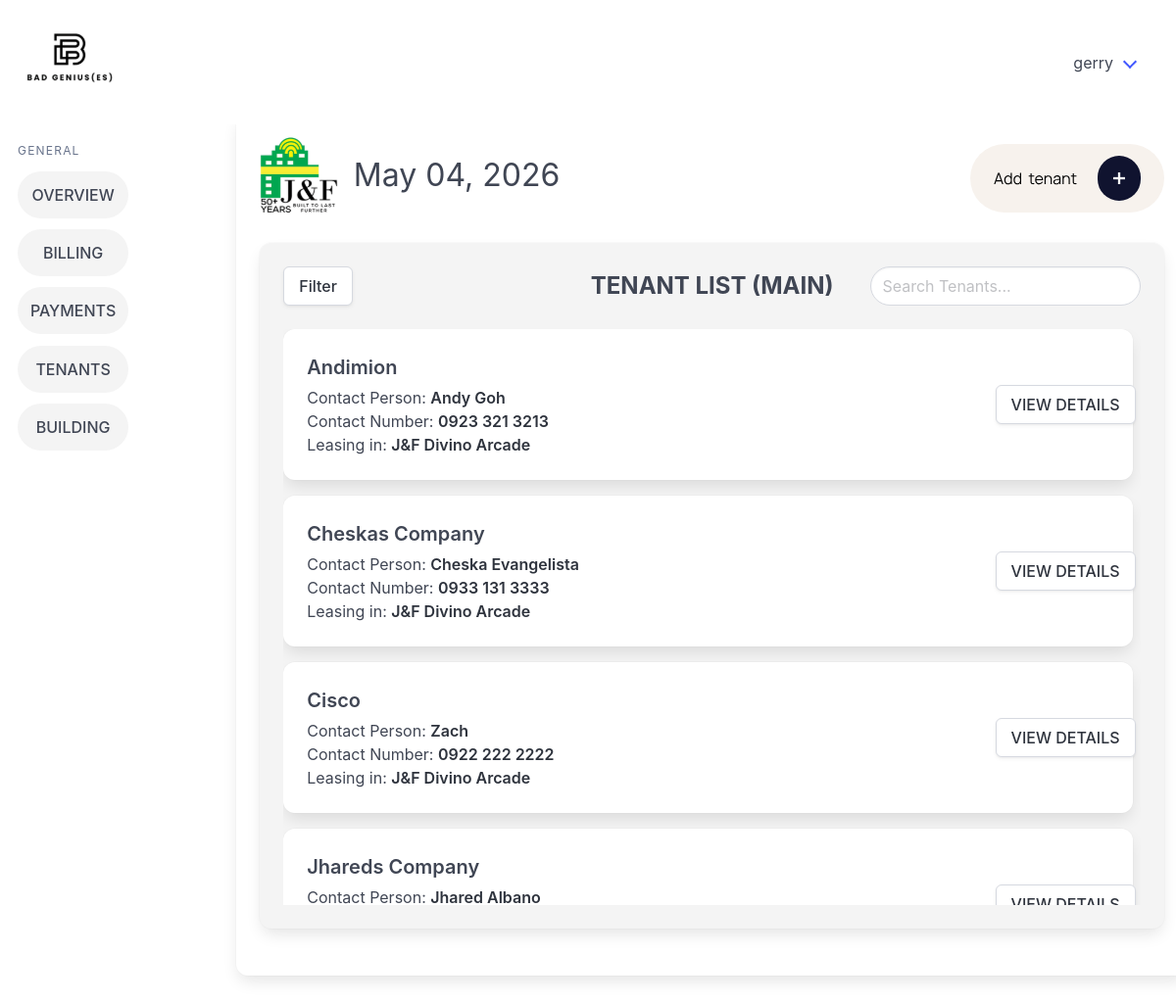
Screenshot of /tenants_main/ (signed in) with the database file from the repository.
### billingApp/models.py (models this page shows, shortened)
class Tenant(models.Model):
    companyName = models.CharField(max_length=100, null=True, blank=True)
    contactPerson = models.CharField(max_length=100)
    phoneNumber = models.CharField(max_length=12)
    email = models.CharField(max_length=50)
    carryover_balance = models.DecimalField(max_digits=12, decimal_places=2, default=Decimal('0.00'))
    modified_by = models.ForeignKey("Account", on_delete=models.SET_NULL, null=True, blank=True, related_name="+")
    modified_at = models.DateTimeField(auto_now=True, null=True, blank=True)
    objects = models.Manager

class Building(models.Model):
    buildingName = models.CharField(max_length=26, unique=True)
    signageCapacity = models.IntegerField(default=0)
    parkingCapacity = models.IntegerField(default=0)
    buildingAddress = models.CharField(max_length=50)
    modified_by = models.ForeignKey("Account", on_delete=models.SET_NULL, null=True, blank=True, related_name="+")
    modified_at = models.DateTimeField(auto_now=True, null=True, blank=True)
    objects = models.Manager

### billingApp/views.py (the view)
# urls.py: path('tenants_main/', views.tenants_main, name='tenants_main'),
@login_required
def tenants_main(request):
    building_filter = request.GET.get("building")
    lease_status_filter = request.GET.get("lease_status")
    tenant_objects = Tenant.objects.all().order_by('companyName', 'contactPerson')
    active_leases = Lease.objects.filter(pastLease=False).select_related('tenantName', 'buildingName')
    if building_filter:
        tenant_objects = tenant_objects.filter(
            lease__buildingName_id=building_filter,
            lease__pastLease=False
        ).distinct()
    if lease_status_filter == "active":
        tenant_objects = tenant_objects.filter(lease__pastLease=False).distinct()
    elif lease_status_filter == "none":
        tenant_objects = tenant_objects.exclude(lease__pastLease=False).distinct()
    lease_by_tenant_id = {lease.tenantName_id: lease for lease in active_leases}
    for t in tenant_objects:
        if not (t.companyName or "").strip():
            t.companyName_display = t.contactPerson
        else:
            t.companyName_display = t.companyName
        active_lease = lease_by_tenant_id.get(t.id)
        if active_lease:
            t.buildingName_display = active_lease.buildingName.buildingName
        else:
            t.buildingName_display = "No active lease"
    buildings = Building.objects.all()
    date_today = get_date_today()
    return render(
        request,
        'billingApp/tenants_main.html',
        {
            'tenants': tenant_objects,
            'date_today': date_today,
            'buildings': buildings,
            'selected_building': building_filter,
            'selected_lease_status': lease_status_filter,
        }
    )

### billingApp/views.py (called while the page is built)
def get_date_today():
    from datetime import datetime
    return datetime.now().strftime("%B %d, %Y")

### billingApp/templates/billingApp/tenants_main.html (shortened to what this page needs)
{% extends 'billingApp/base.html' %} {% load static %} {% block content %}
<div class="column is-3 pt-5 has-text-right">
  <a href="{% url 'add_tenant' %}">
  </a>
</div>
</div>
<div class="columns">
  <div class="column">
    <div class="card card2 tenant-panel">
      <div class="card-content tenant-panel-content">
        <div class="columns is-vcentered">
          <div class="column">
            <div class="dropdown" id="filterDropdown">
              <div class="dropdown-trigger">
                <button class="button" onclick="toggleFilter()" type="button">
                  Filter
                </button>
              </div>
            </div>
          </div>
          <div class="column">
            <h1 class="is-size-4 has-text-weight-bold has-text-centered">TENANT LIST (MAIN)</h1>
          </div>
          <div class="column has-text-right">
            <input id="searchInput" type="text" class="input searchInput" placeholder="Search Tenants..." />
          </div>
        </div>
        <div class="tenant-list-scroll">
          {% for t in tenants %}
          <div class="card mb-4">
            <div class="card-content">
              <div class="columns is-multiline is-vcentered">
                <div class="column">
                  <h2 class="is-size-5 has-text-weight-semibold mb-1">{{ t.companyName_display }}</h2>
                  <p class="is-size-6">Contact Person: <strong>{{ t.contactPerson }}</strong></p>
                  <p class="is-size-6">Contact Number: <strong>{{ t.phoneNumber }}</strong></p>
                  <p class="is-size-6">Leasing in: <strong class="building-name">{{ t.buildingName_display }}</strong></p>
                </div>
                <div class="column is-2 has-text-right">
                  <a href="{% url 'tenant_details' t.id %}" class="button">VIEW DETAILS</a>
                </div>
              </div>
            </div>
          </div>
          {% endfor %}
        </div>
      </div>
    </div>
  </div>
</div>
{% endblock %}

### billingApp/templates/billingApp/base.html (shortened to what this page needs)
{% load static %}
<!doctype html>
<html lang="en">
  <head>
    <link rel="stylesheet" href="{% static 'billingApp/css/style.css' %}" />
    <link rel="stylesheet" href="https://cdn.jsdelivr.net/npm/bulma@1.0.4/css/bulma.min.css" />
  </head>
  <body>
    <nav class="navbar p-5" role="navigation" aria-label="main navigation">
      <div class="navbar-brand">
        <a class="" href="{% url 'home_page' %}">
        </a>
      </div>
      <div id="navbarBasicExample" class="navbar-menu">
        <div class="navbar-end">
          <div class="navbar-item has-dropdown is-hoverable">
            <a class="navbar-link">{{ user.username }}</a>
          </div>
        </div>
      </div>
    </nav>
    <div class="columns">
      <aside class="menu">
        <p class="menu-label">General</p>
        <ul class="menu-list">
          <li><a href="{% url 'home_page' %}" class="sidebarItems button is-light is-rounded is-fullwidth">OVERVIEW</a></li>
          <li><a href="{% url 'billing_records_main' %}" class="sidebarItems button is-light is-rounded is-fullwidth">BILLING</a></li>
          <li><a href="{% url 'payments_main' %}" class="sidebarItems button is-light is-rounded is-fullwidth">PAYMENTS</a></li>
          <li><a href="{% url 'tenants_main' %}" class="sidebarItems button is-light is-rounded is-fullwidth">TENANTS</a></li>
          <li><a href="{% url 'buildings_main' %}" class="sidebarItems button is-light is-rounded is-fullwidth">BUILDING</a></li>
        </ul>
      </aside>
      {% block logo %}
      <div class="card card1">
        <div class="card-content">
          <div class="columns is-4">
            <div class="column is-1">
            </div>
            <div class="column">
              <h1 class="is-size-3 pt-4 pl-4">{{ date_today }}</h1>
            </div>
    {% endblock %} {% block content %} {% endblock %}
  </body>
</html>

### billingApp/static/billingApp/css/style.css (style rules this page uses)
.menu { position: sticky; display: inline-block; vertical-align: top; max-height: 100vh; overflow-y: auto; width: 200px; top: 0; bottom: 0; padding: 30px; }
.menu .menu-list li { margin-bottom: 0.7rem; }
.menu .menu-list li a { padding: 0.75rem 0.9rem; }
.card2 { background-color: #f4f4f4 !important; max-height: 700px !important; min-height: 500px !important; }
.card1 { margin-left: 80px !important; width: 1200px !important; }
.tenant-panel { height: calc(100vh - 220px); }
.tenant-panel-content { height: 100%; display: flex; flex-direction: column; }
.tenant-list-scroll { flex: 1; overflow-y: auto; padding-right: 8px; }
.searchInput { border-radius: 30px !important; }
.sidebarItems { background-color: #f4f4f4 !important; }

### rows the page displays
Tenant: companyName_display "Andimion", contactPerson "Andy Goh", phoneNumber "0923 321 3213", buildingName_display "J&F Divino Arcade"
Tenant: companyName_display "Cheskas Company", contactPerson "Cheska Evangelista", phoneNumber "0933 131 3333", buildingName_display "J&F Divino Arcade"
Tenant: companyName_display "Cisco", contactPerson "Zach", phoneNumber "0922 222 2222", buildingName_display "J&F Divino Arcade"
Tenant: companyName_display "Jhareds Company", contactPerson "Jhared Albano"

### other values shown
{{ user.username }} "gerry"
{{ date_today }} "May 04, 2026"
